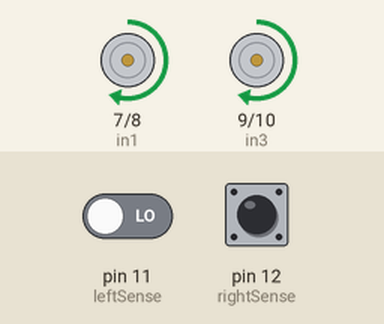
Simulated run of this sketch. Board: Arduino Uno, built with avr-gcc and run on an emulated ATmega328P. Shown: motor-driver pin pairs drawn as motors (green arrow = first pin HIGH = forward, orange = second pin HIGH = backward, longer = more drive, scaled by the enable pin). The test bench sets the inputs (shaded band); at power-on: pin 11 (leftSense) LOW, pin 12 (rightSense) LOW. What the sketch prints to the serial monitor is not drawn.

Above: at 1.2 s.
1.3 s: pin 11 (leftSense) driven HIGH
2.8 s: pin 12 (rightSense) pulsed HIGH 5 times (0.12 s each, 0.3 s apart)
5.8 s: pin 11 (leftSense) driven LOW and pin 12 (rightSense) driven HIGH
Timing chart, 0 to 8.8 s (numbered marks = the images above; inputs shaded):
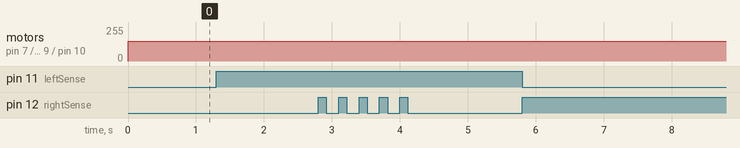

The sketch:

path__detection_car.ino
```cpp
// Declare variables
int enA = 5;
int enB = 6;
int in1 = 7;
int in2 = 8;
int in3 = 9;
int in4 = 10;
int leftSense = 11;
int rightSense = 12;

int leftState;
int rightState;

void setup() {
  // Set pins
  pinMode(enA, OUTPUT);
  pinMode(enB, OUTPUT);
  pinMode(in1, OUTPUT);
  pinMode(in2, OUTPUT);
  pinMode(in3, OUTPUT);
  pinMode(in4, OUTPUT);
  pinMode(leftSense, INPUT);
  pinMode(rightSense, INPUT);
  // Do initializations
  Serial.begin(9600);
}

void loop() {
  // Move forward
  forward();

  // Read sensor values
  leftState = digitalRead(leftSense);
  rightState = digitalRead(rightSense);
  Serial.print(leftState);
  Serial.print("  ");
  Serial.println(rightState);
  // if path diverts, check divertion direction
  if (leftState == 1 and rightState == 0){
    turnLeft();
  }
  else{
    if (leftState == 0 and rightState == 1){
      turnRight();
  }
  }
    // If direction changes towards left, then turn car left, and If direction changes towards right, then turn car right
}

void forward(){
  digitalWrite(in1, HIGH);
  digitalWrite(in2, LOW);
  digitalWrite(in3, HIGH);
  digitalWrite(in4, LOW);
  analogWrite(enA, 150);
  analogWrite(enB, 150);
}

void turnLeft(){
  digitalWrite(in1, LOW);
  digitalWrite(in2, HIGH);
  digitalWrite(in3, HIGH);
  digitalWrite(in4, LOW);
  analogWrite(enA, 150);
  analogWrite(enB, 150);
}

void turnRight(){
  digitalWrite(in1, HIGH);
  digitalWrite(in2, LOW);
  digitalWrite(in3, LOW);
  digitalWrite(in4, HIGH);
  analogWrite(enA, 150);
  analogWrite(enB, 150);
}
```
